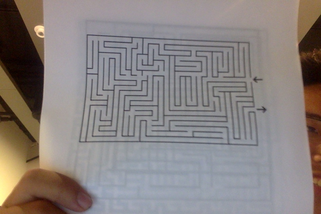
#> input picture noisy_images/noise2.png, 321 x 214 px, shrunk from 1080 x 720 before the run
$ python test.py   (Python 2 division)
#> lines starting #> are read from the running program, lines starting #| are printed output that depends on the picture; after the words box and inside, x2 and y2 are one past the last pixel; in counts of white or black regions, pixels touching at a corner belong together
### pathing.py

import cv2
import numpy as np
#from matplotlib import pyplot as plt
import Queue

# does all of the graphing stuff

class ImageSolver():
    def __init__(self, img):
        # crop the image
        self.height, self.width = img.shape
        self.img = np.zeros((self.height, self.width), dtype=np.uint8)

        pairs = [(-1, -1), (0, -1), (1, -1), (1, 0), (1, 1), (0, 1), (-1, 1), (-1, 0), (-1, -1)]
        for row in range(self.height):
            for col in range(self.width):
                if img[row, col] == 0:
                    continue
                pixel_values = []
                for dx, dy in pairs:
                    if row + dy < 0 or row + dy >= self.height:
                        pixel_values.append(0)
                    elif col + dx < 0 or col + dx >= self.width:
                        pixel_values.append(0)
                    else:
                        pixel_values.append(img[row + dy, col + dx])
                black_to_white = map(lambda x: pixel_values[x] != 0 and pixel_values[x+1] == 0, range(8))
                black_to_white = sum([1 if b else 0 for b in black_to_white])
                self.img[row, col] = black_to_white

        # points of interest
        self.POI = []
        for row in range(self.height):
            for col in range(self.width):
                # if is junction or dead end
                if self.img[row, col] > 2 or self.img[row, col] == 1:
                    self.POI.append((row, col))

    # pixels from POI0 -> POI1
    def find_route(self, POI0, POI1):
        img_copy = self.img.copy()
        for i in range(self.height):
            self.img[i, 0] = 0
            self.img[i, self.width - 1] = 0
        for i in range(self.width):
            self.img[0, i] = 0
            self.img[self.height - 1, i] = 0
        self.img[POI0[0], POI0[1]] = 1
        self.img[POI1[0], POI1[1]] = 1
        #import pdb; pdb.set_trace()
        if POI0 not in self.POI or POI1 not in self.POI:
            return

        closed_set = set()
        queue = Queue.Queue()
        closed_set.add(POI0)
        successors = self.get_successors(POI0)
        for suc in successors:
            queue.put((suc, [POI0]))
            #closed_set.add(suc)

        # in the form of location, previous locations
        while not queue.empty():
            loc, prev_locs = queue.get()
            if loc == POI1:
                self.img = img_copy
                return prev_locs
            if loc not in closed_set:
                closed_set.add(loc)
                successors = self.get_successors(loc)
                for suc in successors:
                    new_locs = prev_locs + [loc]
                    queue.put((suc, new_locs))
        self.img = img_copy
        return None

    # returns list of next pts given this point
    def get_successors(self, pt):
        #import pdb; pdb.set_trace()
        pts = []
        pairs = [(-1, -1), (0, -1), (1, -1), (1, 0), (1, 1), (0, 1), (-1, 1), (-1, 0), (-1, -1)]
        for dy, dx in pairs:
            new_pt = (pt[0] + dy, pt[1] + dx)
            if new_pt[0] < 0 or new_pt[0] >= self.height or\
                    new_pt[1] < 0 or new_pt[1] >= self.width:
                continue
            elif self.img[new_pt[0], new_pt[1]]:
                pts.append(new_pt)
        return pts

    def highlightPOIs(self,img):
        clone = img.copy()
        for point in self.POI:
            cv2.circle(clone, (point[1], point[0]), 6, (255,0,0), 3)
        return clone

    def identifyEnds(self):
        self.ends = []
        for poi in self.POI:
            if poi[1] == self.width - 1 or poi[1] == 0 or poi[0] == 0 or poi[0] == self.height - 1:
                self.ends.append(poi);
                self.img[poi] = 1
        if len(self.ends) != 2:
            print('Lenny for a watermelon you run into a lot more trouble than you should')

    # [5 lines left out: function solveMaze, not called in this run]

### test.py

import cv2
import numpy as np
from matplotlib import pyplot as plt
import copy
import time
from pathing import ImageSolver

names = ['0', '1.jpg', '2.jpg', '3.png', '4.jpg', '5.png']
names = ['noisy_images/noise{}.png'.format(i) for i in range(6)]
'''
names = ['0.png', '1.jpg', '2.jpg', '3.png', '4.jpg', '5.png']
names = ['images/maze' + name for name in names]
'''
def filter_(img):
	# Otsu's thresholding
	ret,th = cv2.threshold(img,0,255,cv2.THRESH_BINARY+cv2.THRESH_OTSU)
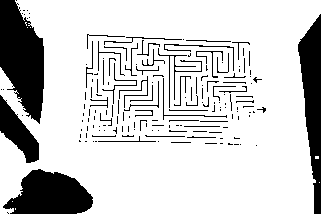
#> th: shape (214, 321); 80.7% white; 164 black regions (116 under 20 px), largest, box (x1, y1, x2, y2) and area: (0, 0, 44, 124) 3666, (3, 169, 93, 214) 2801, (298, 14, 321, 214) 2671
#> ret = 104
	kernel = np.ones((3,3), np.float32)/9
	th3 = cv2.filter2D(img, -1, kernel)
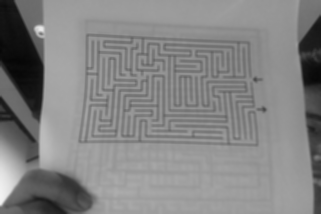
#> th3: shape (214, 321); min 5, max 242, mean 131.4
	return th


def zhangsuen(input_):
	#pseudocode: http://rosettacode.org/wiki/Zhang-Suen_thinning_algorithm
	# black = 1, white = 0
	img = input_.copy()
	shape = img.shape
	step = 1;

	# optimization step
	check_pixels = set()
	for row in range(1, shape[0] - 1):
		for col in range(1, shape[1] - 1):
			check_pixels.add((row, col))

	while len(check_pixels) > 0:
		selected_pixels = set()
		if step == 1:
			new_pixels = set()

#		order = list(check_pixels)
#		order.sort(key=lambda x: x[1])
#		order.sort(key=lambda x: x[0])
		for pixel in check_pixels:
			row, col = pixel

			if row < 1 or row > shape[0] - 2:
				continue
			if col < 1 or col > shape[1] - 2:
				continue

			# if condition 0 not met
			if img[row, col] == 0:
				continue

			p2 = img[row-1, col]
			p3 = img[row-1, col+1]
			p4 = img[row, col+1]
			p5 = img[row+1, col+1]
			p6 = img[row+1, col]
			p7 = img[row+1, col-1]
			p8 = img[row, col-1]
			p9 = img[row-1, col-1]

			#import pdb; pdb.set_trace()
			blackPix = map(lambda x: x != 0, [p2, p3, p4, p5, p6, p7, p8, p9])
			blackNum = sum([1 if b else 0 for b in blackPix])
			if blackNum < 2 or blackNum> 6:
				continue

			trans = [p2,p3,p4,p5,p6,p7,p8,p9]
			trans2 = [p3,p4,p5,p6,p7,p8,p9,p2]
			trans = map(lambda x: x[0] ==0 and x[1] != 0, zip(trans, trans2))
			numTrans = sum([1 if t else 0 for t in trans])

			# if condition 2 not met
			if numTrans != 1:
				continue

			if (step == 1 and (p4== 0 or p6==0 or (p2==0 and p8==0)))\
				or (step == 0 and (p2 == 0 or p8 == 0 or (p4==0 and p6==0))):
				selected_pixels.add((row, col))


		for pixel in selected_pixels:
			row, col = pixel
			img[row, col] = 0
			new_pixels.add((row-1, col))
			new_pixels.add((row-1, col+1))
			new_pixels.add((row, col+1))
			new_pixels.add((row+1, col+1))
			new_pixels.add((row+1, col))
			new_pixels.add((row+1, col-1))
			new_pixels.add((row, col-1))
			new_pixels.add((row-1, col-1))

		step = (step + 1) % 2

		if step == 1:
			check_pixels = new_pixels

	return img

for name in names[2:]:
	t0 = time.time()

	img = cv2.imread(name, cv2.IMREAD_GRAYSCALE)
	img_copy = img.copy()

	# gets the area of interest
	filtered = filter_(img)
	# fix I found on stack overflow:
	# http://stackoverflow.com/questions/20743850/python-opencv-error-finding-contours
	ret,thresh = cv2.threshold(filtered.copy(),127,255,cv2.THRESH_BINARY_INV)
#> thresh: shape (214, 321); 19.3% white; 164 white regions (116 under 20 px)
	contours, hierarchy = cv2.findContours(thresh, cv2.RETR_TREE, cv2.CHAIN_APPROX_SIMPLE)
#> contours = 179 contours, 175 with area under 20; largest, box (x1, y1, x2, y2) and area: (0, 0, 44, 124) 3518, (3, 169, 93, 214) 2691, (298, 14, 321, 214) 2479, (0, 95, 39, 163) 1116
	cont_per = map(lambda x: (x, cv2.arcLength(x, True)), contours)
#> cont_per = 179 items
	cont_per.sort(key=lambda x: -x[1])
	longest_2 = zip(*cont_per[0:2])[0]
#> longest_2 = 2 contours, 1 with area under 20; largest, box (x1, y1, x2, y2) and area: (298, 14, 321, 214) 2479
	rects = map(lambda x: cv2.boundingRect(x), longest_2)
#> rects = [(298, 14, 23, 200), (158, 48, 44, 60)]

	# finds rectangle bounding maze
	DELTA = 5
	min_x0, min_y0, max_x0, max_y0 =\
		rects[0][0], rects[0][1], rects[0][0] + rects[0][2], rects[0][1] + rects[0][3]
#> min_x0 = 298; min_y0 = 14; max_x0 = 321; max_y0 = 214
	min_x1, min_y1, max_x1, max_y1 =\
		rects[1][0], rects[1][1], rects[1][0] + rects[1][2], rects[1][1] + rects[1][3]
#> min_x1 = 158; min_y1 = 48; max_x1 = 202; max_y1 = 108
	min_x = min(min_x0, min_x1) - DELTA
#> min_x = 153
	min_y = min(min_y0, min_y1) - DELTA
#> min_y = 9
	max_x = max(max_x0, max_x1) + DELTA
#> max_x = 326
	max_y = max(max_y0, max_y1) + DELTA
#> max_y = 219

	filtered_copy = filtered.copy()
	cv2.rectangle(filtered_copy,(min_x,min_y),(max_x,max_y),0,1)

	cropped_img = filtered[min_y: max_y, min_x: max_x]
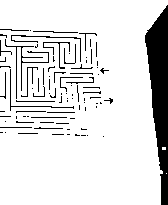
#> cropped_img: shape (205, 168); 87.3% white; 89 black regions (61 under 20 px), largest, box (x1, y1, x2, y2) and area: (145, 5, 168, 205) 2671, (5, 39, 49, 99) 217, (11, 35, 81, 62) 138

	# now process the cropped_img
	z = zhangsuen(cropped_img.copy())
#> after the loop in zhangsuen, `while len(check_pixels) > 0:`:
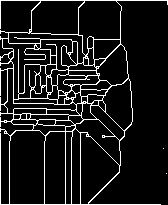
#> img: shape (205, 168); 10.1% white in thin lines or dots
#> after the loop in zhangsuen, `while len(check_pixels) > 0:`: step = 1
	#import pdb; pdb.set_trace()

	# draws bounding boxes around rectangles
	filtered_copy = filtered.copy()
	cv2.rectangle(filtered_copy,(min_x,min_y),(max_x,max_y),0,1)

	i = ImageSolver(z)
	y = cv2.cvtColor(z, cv2.COLOR_GRAY2RGB)
#> y: shape (205, 168, 3); 10.1% white in thin lines or dots
	y = i.highlightPOIs(y)
	i.identifyEnds();
#> after the loop in identifyEnds, `for poi in self.POI:`: self.img: shape (205, 168); min 0, max 4, mean 0.206
	a = i.find_route(i.ends[0], i.ends[1])
#> after the loop in find_route, `for i in range(self.height):`:
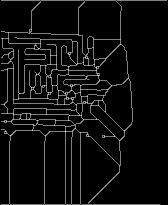
#> self.img: shape (205, 168); min 0, max 4, mean 0.196; drawn with min black and max white
#> after the loop in find_route, `for i in range(self.width):`:
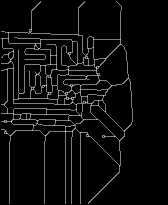
#> self.img: shape (205, 168); 0.95% of pixels changed, all inside (x1, y1, x2, y2) = (1, 0, 167, 205); drawn with min black and max white
#> in find_route, `self.img[POI0[0], POI0[1]] = 1`: self.img: shape (205, 168); under 0.01% of pixels changed, all inside (x1, y1, x2, y2) = (40, 0, 41, 1)
#> in find_route, `self.img[POI1[0], POI1[1]] = 1`: self.img: shape (205, 168); min 0, max 4, mean 0.177
#> after the loop in get_successors, `for dy, dx in pairs:`: pts = [(1, 40)]
#> the loop in find_route, `for suc in successors:` made 1 pass
#> the loop in find_route, `while not queue.empty():` made 1267 passes
#> (loc, prev_locs, successors) on passes 2, 3, 5, 6, 12, 13: ((2, 39), [(0, 40), (1, 40)], [(3, 38), (3, 39), (2, 40), (1, 40)]), ((2, 40), [(0, 40), (1, 40)], [(2, 39), (3, 39), (1, 40)]), ((3, 38), [(0, 40), (1, 40), (2, 39)], [(4, 37), (4, 38), (3, 39), (2, 39)]), ((3, 39), [(0, 40), (1, 40), (2, 39)], [(3, 38), (4, 38), (2, 40), (2, 39)]), ((4, 37), [(0, 40), (1, 40), (2, 39), (3, 38)], [(5, 36), (5, 37), (4, 38), (3, 38)]), ((4, 38), [(0, 40), (1, 40), (2, 39), (3, 38)], [(4, 37), (5, 37), (3, 39), (3, 38)])
#> (loc, successors) on passes 1, 36, 37, 44, 45, 52: ((1, 40), [(2, 39), (2, 40), (0, 40)]), ((7, 34), [(8, 33), (8, 34), (7, 35), (6, 35)]), ((7, 35), [(7, 34), (8, 34), (6, 36), (6, 35)]), ((8, 33), [(9, 32), (9, 33), (8, 34), (7, 34)]), ((8, 34), [(8, 33), (9, 33), (7, 35), (7, 34)]), ((9, 32), [(10, 31), (10, 32), (9, 33), (8, 33)])
#> after the loop in find_route, `while not queue.empty():`: closed_set = 495 items
#> a = 113 pairs, first value 0 to 34, second value 29 to 84
	for pixel in a:
		y[pixel] = [0,255,0]
#> this loop made 113 passes
#> pixel on passes 1 to 12: (0, 40), (1, 40), (2, 39), (3, 38), (4, 37), (5, 36), (6, 35), (7, 34), (8, 33), (9, 32), (10, 31), (11, 31)
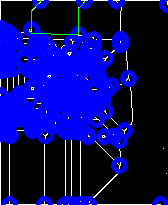
#> y: shape (205, 168, 3); mean B, G, R 104.9, 8.6, 7.8

	pixels = map(lambda x: (min_x + x[1], min_y + x[0]), a)
#> pixels = 113 pairs, first value 182 to 237, second value 9 to 43
	for pixel in pixels:
		cv2.circle(img, pixel, 5, [0, 255, 0])
#> this loop made 113 passes
#> pixel on passes 1 to 12: (193, 9), (193, 10), (192, 11), (191, 12), (190, 13), (189, 14), (188, 15), (187, 16), (186, 17), (185, 18), (184, 19), (184, 20)
#> img: shape (214, 321)


	# display stuff
	plt.subplot(2, 2, 1)
	plt.title('original image')
	plt.imshow(img_copy, cmap='gray')
	plt.subplot(2, 2, 2)
	plt.title('filtered image')
	plt.imshow(filtered_copy, cmap='gray')
	plt.subplot(2, 2, 3)
	plt.title('processed image')
	plt.imshow(z, cmap='gray')
#> (the run stopped early here; a loop or call above may not have finished)

$ run again, with aadditional samples/12165156_10204746858382352_1441673190_o.jpg saved as noisy_images/noise2.png
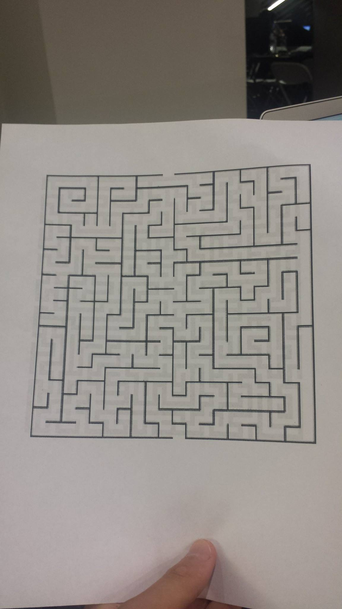
#> input picture aadditional samples/12165156_10204746858382352_1441673190_o.jpg, 342 x 609 px, shrunk from 1152 x 2048 before the run
#> th: shape (609, 342); 72.3% white; 5 black regions (1 under 20 px), largest, box (x1, y1, x2, y2) and area: (0, 0, 342, 142) 41457, (30, 174, 298, 439) 7587, (2, 542, 255, 609) 4990, (158, 164, 316, 444) 3718
#> ret = 119
#> thresh: shape (609, 342); 27.7% white; 5 white regions (1 under 20 px)
#> contours = 28 contours, 24 with area under 20; largest, box (x1, y1, x2, y2) and area: (0, 0, 342, 142) 41030, (2, 542, 255, 609) 4700, (30, 174, 298, 439) 3676, (158, 164, 316, 444) 1918
#> cont_per = 28 items
#> longest_2 = 2 contours; box (x1, y1, x2, y2) and area: (30, 174, 298, 439) 3676, (158, 164, 316, 444) 1918
#> rects = [(30, 174, 268, 265), (158, 164, 158, 280)]
#> min_x0 = 30; min_y0 = 174; max_x0 = 298; max_y0 = 439
#> min_x1 = 158; min_y1 = 164; max_x1 = 316; max_y1 = 444
#> min_x = 25
#> min_y = 159
#> max_x = 321
#> max_y = 449
#> filtered_copy: shape (609, 342); 71.7% white; 6 black regions (1 under 20 px), largest, box (x1, y1, x2, y2) and area: (0, 0, 342, 142) 41457, (30, 174, 298, 439) 7587, (2, 542, 255, 609) 4990, (158, 164, 316, 444) 3718, (25, 159, 322, 450) 1172
#> cropped_img: shape (290, 296); 86.8% white; black in thin lines or dots
#> after the loop in zhangsuen, `while len(check_pixels) > 0:`: step = 1
#> after the loop in get_successors, `for dy, dx in pairs:`: pts = [(1, 143)]
#> the loop in find_route, `for suc in successors:` made 1 pass
#> the loop in find_route, `while not queue.empty():` made 11169 passes
#> (loc, prev_locs, successors) on passes 2, 4, 6, 8: ((2, 143), [(0, 143), (1, 143)], [(3, 143), (1, 143)]), ((3, 143), [(0, 143), (1, 143), (2, 143)], [(4, 143), (2, 143)]), ((4, 143), [(0, 143), (1, 143), (2, 143), (3, 143)], [(5, 143), (3, 143)]), ((5, 143), [(0, 143), (1, 143), (2, 143), (3, 143), (4, 143)], [(6, 143), (4, 143)])
#> after the loop in find_route, `while not queue.empty():`: closed_set = 5260 items
#> a = 1117 pairs, first value 0 to 288, second value 126 to 279
#> the loop `for pixel in a:` made 1117 passes
#> pixel on passes 1 to 3: (0, 143), (1, 143), (2, 143)
#> after the loop `for pixel in a:`:
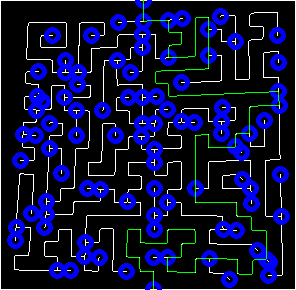
#> y: shape (290, 296, 3); mean B, G, R 60.9, 16.9, 13.6
#> pixels = 1117 pairs, first value 151 to 304, second value 159 to 447
#> the loop `for pixel in pixels:` made 1117 passes
#> pixel on passes 1 to 3: (168, 159), (168, 160), (168, 161)
#> after the loop `for pixel in pixels:`:
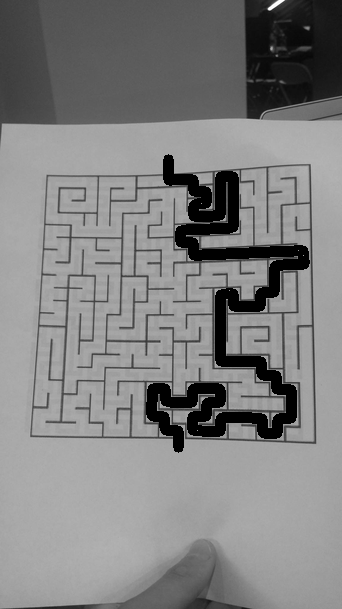
#> img: shape (609, 342); min 0, max 255, mean 129.1
